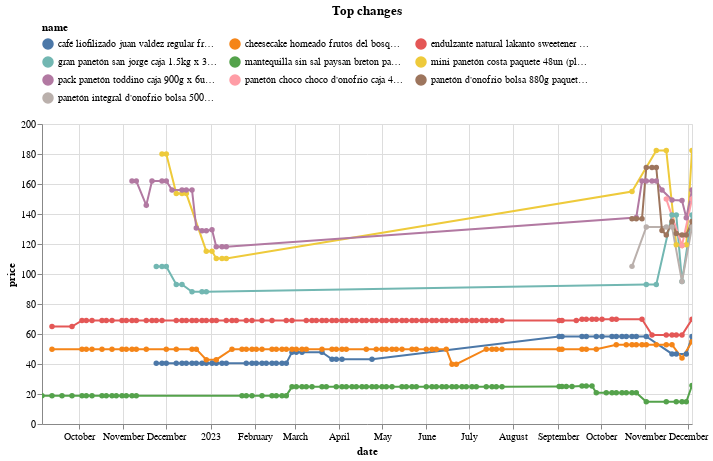

The cell this chart's notebook holds for it:
### Code cell
top_changes_abs.head(10).pipe(plot_changes, 'Top changes')

### Figure 1 — Vega-Lite specification as saved in the notebook (floating-point values rounded to 4 significant figures; data arrays with more than 128 entries replaced by an {"elided": "..."} marker saying what was removed)
{"config": {"view": {"continuousWidth": 300, "continuousHeight": 300}, "legend": {"columns": 3, "orient": "top"}}, "data": {"name": "data-5c1a89129c1340c2fbde672dae733278"}, "mark": {"type": "line", "point": true}, "encoding": {"color": {"field": "name", "scale": {"domain": ["café liofilizado juan valdez regular frasco 190g (plaza_vea)", "cheesecake horneado frutos del bosque (plaza_vea)", "endulzante natural lakanto sweetener classic doypack 454g (plaza_vea)", "gran panetón san jorge caja 1.5kg x 3un (plaza_vea)", "mantequilla sin sal paysan breton paquete 200g (plaza_vea)", "mini panetón costa paquete 48un (plaza_vea)", "pack panetón toddino caja 900g x 6un + panetón toddinito caja 85g x 6un (plaza_vea)", "panetón choco choco d'onofrio caja 450g paquete 6un (plaza_vea)", "panetón d'onofrio bolsa 880g paquete 6un (plaza_vea)", "panetón integral d'onofrio bolsa 500g paquete 6un (plaza_vea)"]}, "type": "nominal"}, "tooltip": [{"field": "name", "type": "nominal"}, {"field": "price", "type": "quantitative"}, {"field": "last_price", "type": "quantitative"}], "x": {"field": "date", "type": "temporal"}, "y": {"field": "price", "type": "quantitative"}}, "params": [{"name": "param_7", "select": {"type": "point", "fields": ["name"]}, "bind": "legend"}, {"name": "param_8", "select": {"type": "interval", "encodings": ["x", "y"]}, "bind": "scales"}], "title": "Top changes", "transform": [{"filter": {"param": "param_7"}}], "width": 650, "$schema": "https://vega.github.io/schema/vega-lite/v5.16.3.json", "datasets": {"data-5c1a89129c1340c2fbde672dae733278": {"elided": "372 records"}}}
